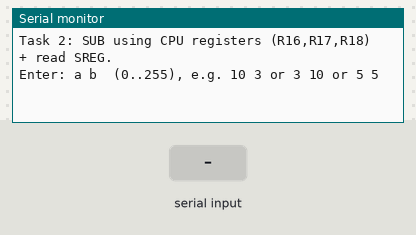
This sketch was run on a simulated Arduino Uno, built with avr-gcc and run on an emulated ATmega328P. Shown: the last lines printed to the serial monitor. Inputs (shaded band) come from the test bench.

Above: at 1.2 s.
1.3 s: "90 45\n" received over Serial
At 2.4 s:
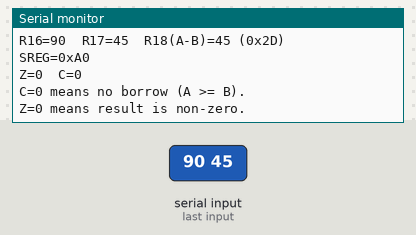
2.8 s: "30 150\n" received over Serial
At 4.0 s:
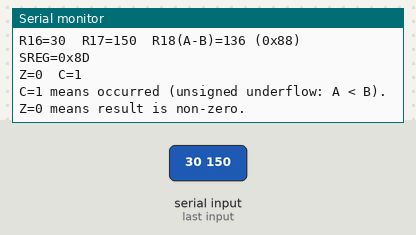

The sketch:

MP_registers.ino
```cpp
#include <Arduino.h>

static bool readTwoUint8(uint8_t &a, uint8_t &b) {
  if (!Serial.available()) return false;
  String line = Serial.readStringUntil('\n');
  line.trim();
  if (line.length() == 0) return false;

  int space = line.indexOf(' ');
  if (space < 0) return false;

  long x = line.substring(0, space).toInt();
  long y = line.substring(space + 1).toInt();

  // Делаем именно uint8_t, чтобы underflow был виден как wrap-around 0..255
  if (x < 0) x = 0; if (x > 255) x = 255;
  if (y < 0) y = 0; if (y > 255) y = 255;

  a = (uint8_t)x;
  b = (uint8_t)y;
  return true;
}

void setup() {
  Serial.begin(9600);
  while (!Serial) {}

  Serial.println("Task 2: SUB using CPU registers (R16,R17,R18) + read SREG.");
  Serial.println("Enter: a b  (0..255), e.g. 10 3 or 3 10 or 5 5");
}

void loop() {
  uint8_t a, b;
  if (!readTwoUint8(a, b)) return;

  uint8_t r16_val = 0, r17_val = 0, r18_val = 0;
  uint8_t sreg_after = 0;

  // ВАЖНО: вычитание делаем внутри asm, чтобы реально было "CPU registers only"
  asm volatile(
    // load inputs into CPU registers
    "mov r16, %[A]       \n\t"
    "mov r17, %[B]       \n\t"

    // clear r18 then compute r18 = r16 - r17 using SUB
    "mov r18, r16        \n\t"
    "sub r18, r17        \n\t"   // updates SREG (Z,C,...)

    // read SREG immediately after SUB
    "in  %[S], __SREG__  \n\t"

    // copy reg values to C vars for printing
    "mov %[O16], r16     \n\t"
    "mov %[O17], r17     \n\t"
    "mov %[O18], r18     \n\t"
    : [O16] "=r"(r16_val),
      [O17] "=r"(r17_val),
      [O18] "=r"(r18_val),
      [S]   "=r"(sreg_after)
    : [A] "r"(a),
      [B] "r"(b)
    : "r16", "r17", "r18"
  );

  bool Z = (sreg_after & (1 << 1)) != 0; // SREG bit1 = Z
  bool C = (sreg_after & (1 << 0)) != 0; // SREG bit0 = C

  Serial.println("---- Result ----");
  Serial.print("Input A="); Serial.print(a); Serial.print(" (0x"); Serial.print(a, HEX); Serial.println(")");
  Serial.print("Input B="); Serial.print(b); Serial.print(" (0x"); Serial.print(b, HEX); Serial.println(")");

  Serial.print("R16="); Serial.print(r16_val); Serial.print("  R17="); Serial.print(r17_val);
  Serial.print("  R18(A-B)="); Serial.print(r18_val); Serial.print(" (0x"); Serial.print(r18_val, HEX); Serial.println(")");

  Serial.print("SREG=0x"); Serial.println(sreg_after, HEX);
  Serial.print("Z="); Serial.print(Z ? "1" : "0");
  Serial.print("  C="); Serial.println(C ? "1" : "0");

  // Human explanation line
  if (C) Serial.println("C=1 means occurred (unsigned underflow: A < B).");
  else   Serial.println("C=0 means no borrow (A >= B).");

  if (Z) Serial.println("Z=1 means result is exactly zero.");
  else   Serial.println("Z=0 means result is non-zero.");

  Serial.println();
}
```

Measured:
- after the input at 1.3 s, the serial monitor: prints a new line at once (image 1)
- after the input at 2.8 s, the serial monitor: prints a new line at once (image 2)
